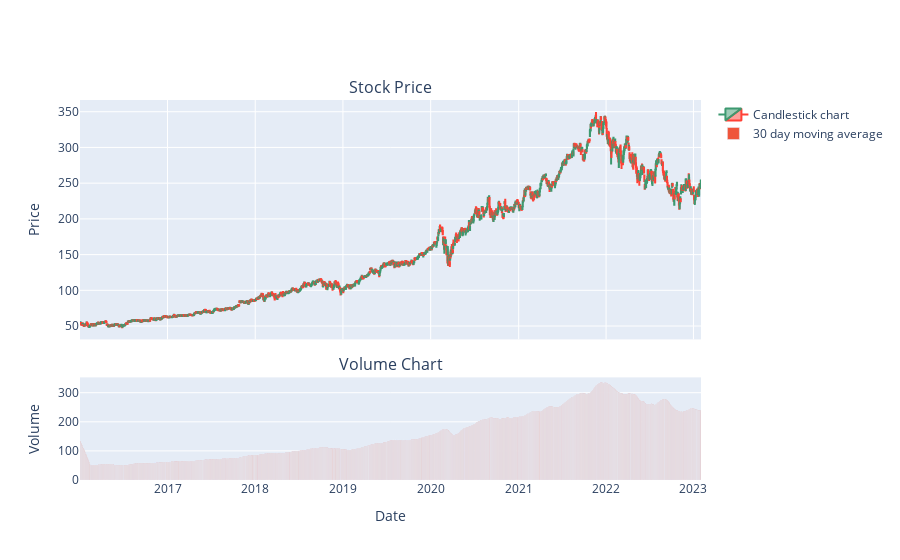

Notebook code cell kept with this figure:
### Code cell
#Create candlestick chart:
def get_candlestick_plot(stock_df):
    fig = make_subplots(
        rows = 2,
        cols = 1,
        shared_xaxes = True,
        vertical_spacing = 0.1,
        subplot_titles = ('Stock Price', 'Volume Chart'),
        row_width = [0.3, 0.7]
    )
    fig.add_trace(
        go.Candlestick(
            x = stock_df.index,
            open = stock_df['open'], 
            high = stock_df['high'],
            low = stock_df['low'],
            close = stock_df['close'],
            name = 'Candlestick chart'
        ),
        row = 1,
        col = 1,
    )
    fig.add_trace(
        go.Bar(x = stock_df.index, y = stock_df['30_ma'], name = '30 day moving average'),
        row = 2,
        col = 1,
    )
    fig['layout']['xaxis2']['title'] = 'Date'
    fig['layout']['yaxis']['title'] = 'Price'
    fig['layout']['yaxis2']['title'] = 'Volume'
    fig.update_xaxes(
        rangebreaks = [{'bounds': ['sat', 'mon']}],
        rangeslider_visible = False,
    )
    return fig
get_candlestick_plot(stock1_df)

### Figure 1 — Plotly figure (JSON) as saved in the notebook; plotly's stock layout.template omitted (floating-point values rounded to 4 significant figures; data arrays with more than 128 entries replaced by an {"elided": "..."} marker saying what was removed)
{"data": [{"close": {"elided": "1783 float values"}, "high": {"elided": "1783 float values"}, "low": {"elided": "1783 float values"}, "name": "Candlestick chart", "open": {"elided": "1783 float values"}, "type": "candlestick", "x": {"elided": "1783 str values"}, "xaxis": "x", "yaxis": "y"}, {"name": "30 day moving average", "type": "bar", "x": {"elided": "1783 str values"}, "xaxis": "x2", "y": {"elided": "1783 float values"}, "yaxis": "y2"}], "layout": {"annotations": [{"font": {"size": 16}, "showarrow": false, "text": "Stock Price", "x": 0.5, "xanchor": "center", "xref": "paper", "y": 1, "yanchor": "bottom", "yref": "paper"}, {"font": {"size": 16}, "showarrow": false, "text": "Volume Chart", "x": 0.5, "xanchor": "center", "xref": "paper", "y": 0.27, "yanchor": "bottom", "yref": "paper"}], "autosize": true, "xaxis": {"anchor": "y", "autorange": true, "domain": [0, 1], "matches": "x2", "range": ["2016-01-03 12:00", "2023-02-01 12:00"], "rangebreaks": [{"bounds": ["sat", "mon"]}], "rangeslider": {"visible": false, "yaxis": {}}, "showticklabels": false, "type": "date"}, "xaxis2": {"anchor": "y2", "autorange": true, "domain": [0, 1], "range": ["2016-01-03 12:00", "2023-02-01 12:00"], "rangebreaks": [{"bounds": ["sat", "mon"]}], "rangeslider": {"visible": false, "yaxis2": {}}, "title": {"text": "Date"}, "type": "date"}, "yaxis": {"anchor": "x", "autorange": true, "domain": [0.37, 1], "range": [31.28, 366.4], "title": {"text": "Price"}}, "yaxis2": {"anchor": "x2", "autorange": true, "domain": [0, 0.27], "range": [0, 352.5], "title": {"text": "Volume"}, "type": "linear"}}}
